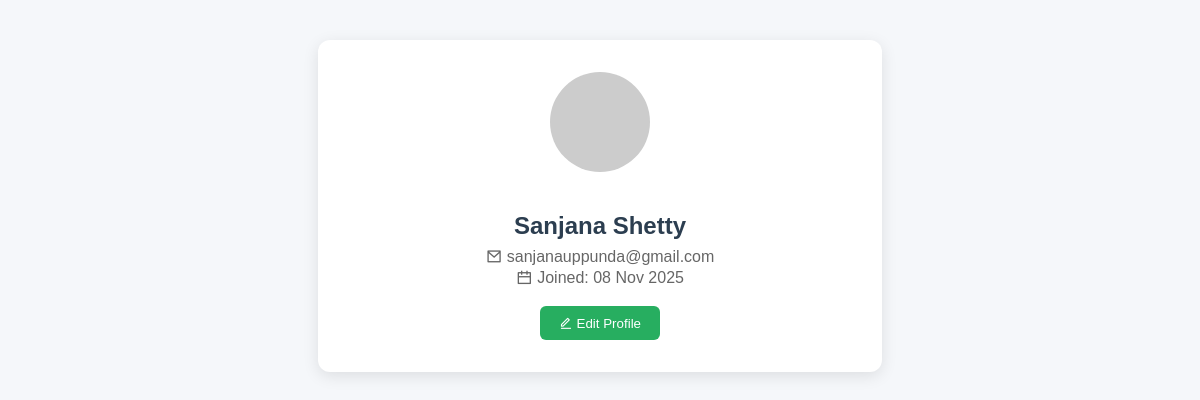
Page /profile.php (signed in) on the committed database.
### tables this page shows
CREATE TABLE `users` (
  `id` int(11) NOT NULL,
  `name` varchar(100) NOT NULL,
  `email` varchar(100) NOT NULL,
  `password` varchar(255) NOT NULL,
  `role` enum('user','admin') DEFAULT 'user',
  `created_at` timestamp NOT NULL DEFAULT current_timestamp(),
  `updated_at` timestamp NOT NULL DEFAULT current_timestamp() ON UPDATE current_timestamp()
);

### profile.php (the view, shortened to what this page needs)
<?php
include 'db.php';
$user_id = $_SESSION['user_id'];
$sql = "SELECT name, email, created_at FROM users WHERE id = ?";
$stmt = $conn->prepare($sql);
$stmt->bind_param("i", $user_id);
$stmt->execute();
$result = $stmt->get_result();
$user = $result->fetch_assoc();
?>
<!DOCTYPE html>
<html>
<head>
  <link href="https://cdn.jsdelivr.net/npm/remixicon/fonts/remixicon.css" rel="stylesheet">
</head>
<body>
<div class="profile-card">
  <img src="https://ui-avatars.com/api/?name=<?php echo urlencode($user['name']); ?>&background=2c3e50&color=fff" alt="Avatar" />
  <h2><?php echo htmlspecialchars($user['name']); ?></h2>
  <p><i class="ri-mail-line"></i> <?php echo htmlspecialchars($user['email']); ?></p>
  <p><i class="ri-calendar-line"></i> Joined: <?php echo date("d M Y", strtotime($user['created_at'])); ?></p>
  <button class="btn" onclick="location.href='edit_profile.php'"><i class="ri-edit-line"></i> Edit Profile</button>
</div>
</body>
</html>

### profile.php (style rules this page uses)
body { font-family: Arial, sans-serif; background: #f5f7fa; padding: 2rem; }
.profile-card { background: #fff; padding: 2rem; border-radius: 12px; box-shadow: 0 4px 16px rgba(0,0,0,0.1); max-width: 500px; margin: auto; text-align: center; }
.profile-card img { width: 100px; height: 100px; border-radius: 50%; margin-bottom: 1rem; }
.profile-card h2 { color: #2c3e50; margin-bottom: 0.5rem; }
.profile-card p { color: #666; margin: 0.2rem 0; }
.profile-card .btn { margin-top: 1rem; padding: 0.6rem 1.2rem; background: #27ae60; color: #fff; border: none; border-radius: 6px; cursor: pointer; }

### rows in the picture
users: name "Sanjana Shetty", email "sanjanauppunda@gmail.com", created_at "08 Nov 2025"
